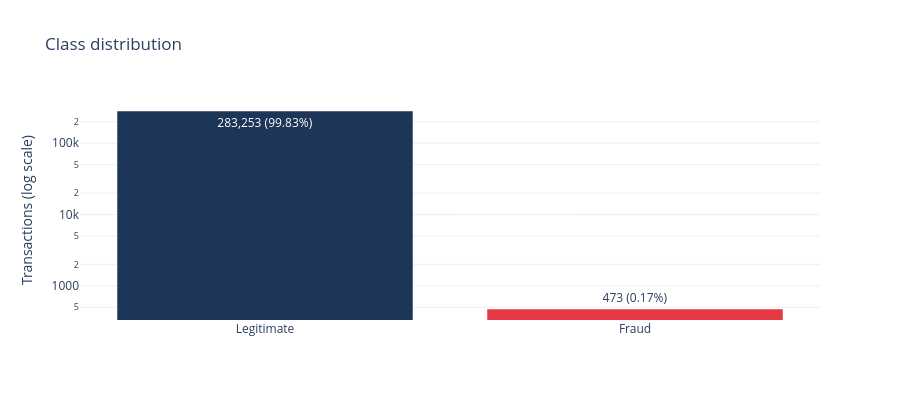

The notebook cell this image was saved under:
### Markdown cell above
`Amount` is very skewed (median 22, max 25,691) and both `Time` and `Amount` are on a much larger scale than the PCA features, so they will be standardised.

## A2. Exploratory analysis

### Code cell
counts = cc["Class"].value_counts().rename({0: "Legitimate", 1: "Fraud"})
pct = (counts / counts.sum() * 100).round(2)
print(pd.DataFrame({"count": counts, "percent": pct}))

fig = px.bar(x=counts.index, y=counts.values, color=counts.index, log_y=True,
             text=[f"{c:,} ({p}%)" for c, p in zip(counts, pct)],
             color_discrete_map={"Legitimate": LEGIT, "Fraud": FRAUD},
             labels={"x": "", "y": "Transactions (log scale)"}, title="Class distribution")
fig.update_layout(showlegend=False, height=400)
fig.show()

### Figure 1 — Plotly figure (JSON) as saved in the notebook; plotly's stock layout.template omitted (floating-point values rounded to 4 significant figures)
{"data": [{"hovertemplate": "color=Legitimate<br>=%{x}<br>Transactions (log scale)=%{y}<br>text=%{text}<extra></extra>", "legendgroup": "Legitimate", "marker": {"color": "#1d3557", "pattern": {"shape": ""}}, "name": "Legitimate", "orientation": "v", "showlegend": true, "text": ["283,253 (99.83%)"], "textposition": "auto", "type": "bar", "x": ["Legitimate"], "xaxis": "x", "y": [283253], "yaxis": "y"}, {"hovertemplate": "color=Fraud<br>=%{x}<br>Transactions (log scale)=%{y}<br>text=%{text}<extra></extra>", "legendgroup": "Fraud", "marker": {"color": "#e63946", "pattern": {"shape": ""}}, "name": "Fraud", "orientation": "v", "showlegend": true, "text": ["473 (0.17%)"], "textposition": "auto", "type": "bar", "x": ["Fraud"], "xaxis": "x", "y": [473], "yaxis": "y"}], "layout": {"barmode": "relative", "height": 400, "legend": {"title": {"text": "color"}, "tracegroupgap": 0}, "showlegend": false, "title": {"text": "Class distribution"}, "xaxis": {"anchor": "y", "domain": [0, 1], "title": {"text": ""}}, "yaxis": {"anchor": "x", "domain": [0, 1], "title": {"text": "Transactions (log scale)"}, "type": "log"}}}
